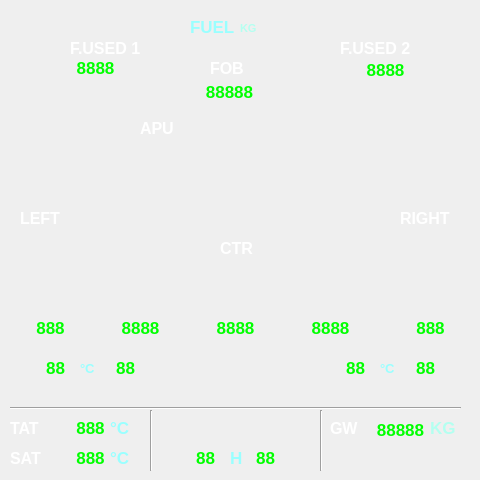
<?xml version="1.0" encoding="UTF-8"?>
<ui version="4.0">
 <class>FuelPage</class>
 <widget class="QWidget" name="FuelPage">
  <property name="geometry">
   <rect>
    <x>0</x>
    <y>0</y>
    <width>480</width>
    <height>480</height>
   </rect>
  </property>
  <property name="font">
   <font>
    <weight>75</weight>
    <bold>true</bold>
   </font>
  </property>
  <property name="windowTitle">
   <string>Form</string>
  </property>
  <widget class="QLabel" name="label">
   <property name="geometry">
    <rect>
     <x>190</x>
     <y>20</y>
     <width>59</width>
     <height>14</height>
    </rect>
   </property>
   <property name="palette">
    <palette>
     <active>
      <colorrole role="WindowText">
       <brush brushstyle="SolidPattern">
        <color alpha="255">
         <red>154</red>
         <green>255</green>
         <blue>255</blue>
        </color>
       </brush>
      </colorrole>
     </active>
     <inactive>
      <colorrole role="WindowText">
       <brush brushstyle="SolidPattern">
        <color alpha="255">
         <red>154</red>
         <green>255</green>
         <blue>255</blue>
        </color>
       </brush>
      </colorrole>
     </inactive>
     <disabled>
      <colorrole role="WindowText">
       <brush brushstyle="SolidPattern">
        <color alpha="255">
         <red>128</red>
         <green>128</green>
         <blue>128</blue>
        </color>
       </brush>
      </colorrole>
     </disabled>
    </palette>
   </property>
   <property name="font">
    <font>
     <pointsize>13</pointsize>
    </font>
   </property>
   <property name="text">
    <string>FUEL</string>
   </property>
  </widget>
  <widget class="QLabel" name="label_2">
   <property name="geometry">
    <rect>
     <x>240</x>
     <y>20</y>
     <width>31</width>
     <height>16</height>
    </rect>
   </property>
   <property name="palette">
    <palette>
     <active>
      <colorrole role="WindowText">
       <brush brushstyle="SolidPattern">
        <color alpha="255">
         <red>180</red>
         <green>255</green>
         <blue>240</blue>
        </color>
       </brush>
      </colorrole>
     </active>
     <inactive>
      <colorrole role="WindowText">
       <brush brushstyle="SolidPattern">
        <color alpha="255">
         <red>180</red>
         <green>255</green>
         <blue>240</blue>
        </color>
       </brush>
      </colorrole>
     </inactive>
     <disabled>
      <colorrole role="WindowText">
       <brush brushstyle="SolidPattern">
        <color alpha="255">
         <red>128</red>
         <green>128</green>
         <blue>128</blue>
        </color>
       </brush>
      </colorrole>
     </disabled>
    </palette>
   </property>
   <property name="font">
    <font>
     <pointsize>8</pointsize>
     <weight>75</weight>
     <bold>true</bold>
    </font>
   </property>
   <property name="text">
    <string>KG</string>
   </property>
  </widget>
  <widget class="QLabel" name="label_3">
   <property name="geometry">
    <rect>
     <x>70</x>
     <y>40</y>
     <width>81</width>
     <height>16</height>
    </rect>
   </property>
   <property name="palette">
    <palette>
     <active>
      <colorrole role="WindowText">
       <brush brushstyle="SolidPattern">
        <color alpha="255">
         <red>255</red>
         <green>255</green>
         <blue>255</blue>
        </color>
       </brush>
      </colorrole>
     </active>
     <inactive>
      <colorrole role="WindowText">
       <brush brushstyle="SolidPattern">
        <color alpha="255">
         <red>255</red>
         <green>255</green>
         <blue>255</blue>
        </color>
       </brush>
      </colorrole>
     </inactive>
     <disabled>
      <colorrole role="WindowText">
       <brush brushstyle="SolidPattern">
        <color alpha="255">
         <red>128</red>
         <green>128</green>
         <blue>128</blue>
        </color>
       </brush>
      </colorrole>
     </disabled>
    </palette>
   </property>
   <property name="font">
    <font>
     <pointsize>12</pointsize>
     <weight>75</weight>
     <bold>true</bold>
    </font>
   </property>
   <property name="text">
    <string>F.USED 1</string>
   </property>
  </widget>
  <widget class="QLabel" name="label_4">
   <property name="geometry">
    <rect>
     <x>340</x>
     <y>40</y>
     <width>81</width>
     <height>16</height>
    </rect>
   </property>
   <property name="palette">
    <palette>
     <active>
      <colorrole role="WindowText">
       <brush brushstyle="SolidPattern">
        <color alpha="255">
         <red>255</red>
         <green>255</green>
         <blue>255</blue>
        </color>
       </brush>
      </colorrole>
     </active>
     <inactive>
      <colorrole role="WindowText">
       <brush brushstyle="SolidPattern">
        <color alpha="255">
         <red>255</red>
         <green>255</green>
         <blue>255</blue>
        </color>
       </brush>
      </colorrole>
     </inactive>
     <disabled>
      <colorrole role="WindowText">
       <brush brushstyle="SolidPattern">
        <color alpha="255">
         <red>128</red>
         <green>128</green>
         <blue>128</blue>
        </color>
       </brush>
      </colorrole>
     </disabled>
    </palette>
   </property>
   <property name="font">
    <font>
     <pointsize>12</pointsize>
     <weight>75</weight>
     <bold>true</bold>
    </font>
   </property>
   <property name="text">
    <string>F.USED 2</string>
   </property>
  </widget>
  <widget class="QLabel" name="label_5">
   <property name="geometry">
    <rect>
     <x>20</x>
     <y>210</y>
     <width>41</width>
     <height>16</height>
    </rect>
   </property>
   <property name="palette">
    <palette>
     <active>
      <colorrole role="WindowText">
       <brush brushstyle="SolidPattern">
        <color alpha="255">
         <red>255</red>
         <green>255</green>
         <blue>255</blue>
        </color>
       </brush>
      </colorrole>
     </active>
     <inactive>
      <colorrole role="WindowText">
       <brush brushstyle="SolidPattern">
        <color alpha="255">
         <red>255</red>
         <green>255</green>
         <blue>255</blue>
        </color>
       </brush>
      </colorrole>
     </inactive>
     <disabled>
      <colorrole role="WindowText">
       <brush brushstyle="SolidPattern">
        <color alpha="255">
         <red>128</red>
         <green>128</green>
         <blue>128</blue>
        </color>
       </brush>
      </colorrole>
     </disabled>
    </palette>
   </property>
   <property name="font">
    <font>
     <pointsize>12</pointsize>
     <weight>75</weight>
     <bold>true</bold>
    </font>
   </property>
   <property name="text">
    <string>LEFT</string>
   </property>
  </widget>
  <widget class="QLabel" name="label_6">
   <property name="geometry">
    <rect>
     <x>220</x>
     <y>240</y>
     <width>41</width>
     <height>16</height>
    </rect>
   </property>
   <property name="palette">
    <palette>
     <active>
      <colorrole role="WindowText">
       <brush brushstyle="SolidPattern">
        <color alpha="255">
         <red>255</red>
         <green>255</green>
         <blue>255</blue>
        </color>
       </brush>
      </colorrole>
     </active>
     <inactive>
      <colorrole role="WindowText">
       <brush brushstyle="SolidPattern">
        <color alpha="255">
         <red>255</red>
         <green>255</green>
         <blue>255</blue>
        </color>
       </brush>
      </colorrole>
     </inactive>
     <disabled>
      <colorrole role="WindowText">
       <brush brushstyle="SolidPattern">
        <color alpha="255">
         <red>128</red>
         <green>128</green>
         <blue>128</blue>
        </color>
       </brush>
      </colorrole>
     </disabled>
    </palette>
   </property>
   <property name="font">
    <font>
     <pointsize>12</pointsize>
     <weight>75</weight>
     <bold>true</bold>
    </font>
   </property>
   <property name="text">
    <string>CTR</string>
   </property>
  </widget>
  <widget class="QLabel" name="label_7">
   <property name="geometry">
    <rect>
     <x>400</x>
     <y>210</y>
     <width>61</width>
     <height>16</height>
    </rect>
   </property>
   <property name="palette">
    <palette>
     <active>
      <colorrole role="WindowText">
       <brush brushstyle="SolidPattern">
        <color alpha="255">
         <red>255</red>
         <green>255</green>
         <blue>255</blue>
        </color>
       </brush>
      </colorrole>
     </active>
     <inactive>
      <colorrole role="WindowText">
       <brush brushstyle="SolidPattern">
        <color alpha="255">
         <red>255</red>
         <green>255</green>
         <blue>255</blue>
        </color>
       </brush>
      </colorrole>
     </inactive>
     <disabled>
      <colorrole role="WindowText">
       <brush brushstyle="SolidPattern">
        <color alpha="255">
         <red>128</red>
         <green>128</green>
         <blue>128</blue>
        </color>
       </brush>
      </colorrole>
     </disabled>
    </palette>
   </property>
   <property name="font">
    <font>
     <pointsize>12</pointsize>
     <weight>75</weight>
     <bold>true</bold>
    </font>
   </property>
   <property name="text">
    <string>RIGHT</string>
   </property>
  </widget>
  <widget class="QLabel" name="label_8">
   <property name="geometry">
    <rect>
     <x>140</x>
     <y>120</y>
     <width>41</width>
     <height>16</height>
    </rect>
   </property>
   <property name="palette">
    <palette>
     <active>
      <colorrole role="WindowText">
       <brush brushstyle="SolidPattern">
        <color alpha="255">
         <red>255</red>
         <green>255</green>
         <blue>255</blue>
        </color>
       </brush>
      </colorrole>
     </active>
     <inactive>
      <colorrole role="WindowText">
       <brush brushstyle="SolidPattern">
        <color alpha="255">
         <red>255</red>
         <green>255</green>
         <blue>255</blue>
        </color>
       </brush>
      </colorrole>
     </inactive>
     <disabled>
      <colorrole role="WindowText">
       <brush brushstyle="SolidPattern">
        <color alpha="255">
         <red>128</red>
         <green>128</green>
         <blue>128</blue>
        </color>
       </brush>
      </colorrole>
     </disabled>
    </palette>
   </property>
   <property name="font">
    <font>
     <pointsize>12</pointsize>
     <weight>75</weight>
     <bold>true</bold>
    </font>
   </property>
   <property name="text">
    <string>APU</string>
   </property>
  </widget>
  <widget class="QLabel" name="label_9">
   <property name="geometry">
    <rect>
     <x>210</x>
     <y>60</y>
     <width>41</width>
     <height>16</height>
    </rect>
   </property>
   <property name="palette">
    <palette>
     <active>
      <colorrole role="WindowText">
       <brush brushstyle="SolidPattern">
        <color alpha="255">
         <red>255</red>
         <green>255</green>
         <blue>255</blue>
        </color>
       </brush>
      </colorrole>
     </active>
     <inactive>
      <colorrole role="WindowText">
       <brush brushstyle="SolidPattern">
        <color alpha="255">
         <red>255</red>
         <green>255</green>
         <blue>255</blue>
        </color>
       </brush>
      </colorrole>
     </inactive>
     <disabled>
      <colorrole role="WindowText">
       <brush brushstyle="SolidPattern">
        <color alpha="255">
         <red>128</red>
         <green>128</green>
         <blue>128</blue>
        </color>
       </brush>
      </colorrole>
     </disabled>
    </palette>
   </property>
   <property name="font">
    <font>
     <pointsize>12</pointsize>
     <weight>75</weight>
     <bold>true</bold>
    </font>
   </property>
   <property name="text">
    <string>FOB</string>
   </property>
  </widget>
  <widget class="QLabel" name="label_10">
   <property name="geometry">
    <rect>
     <x>10</x>
     <y>420</y>
     <width>31</width>
     <height>16</height>
    </rect>
   </property>
   <property name="palette">
    <palette>
     <active>
      <colorrole role="WindowText">
       <brush brushstyle="SolidPattern">
        <color alpha="255">
         <red>255</red>
         <green>255</green>
         <blue>255</blue>
        </color>
       </brush>
      </colorrole>
     </active>
     <inactive>
      <colorrole role="WindowText">
       <brush brushstyle="SolidPattern">
        <color alpha="255">
         <red>255</red>
         <green>255</green>
         <blue>255</blue>
        </color>
       </brush>
      </colorrole>
     </inactive>
     <disabled>
      <colorrole role="WindowText">
       <brush brushstyle="SolidPattern">
        <color alpha="255">
         <red>128</red>
         <green>128</green>
         <blue>128</blue>
        </color>
       </brush>
      </colorrole>
     </disabled>
    </palette>
   </property>
   <property name="font">
    <font>
     <pointsize>12</pointsize>
     <weight>75</weight>
     <bold>true</bold>
    </font>
   </property>
   <property name="text">
    <string>TAT</string>
   </property>
  </widget>
  <widget class="Line" name="line">
   <property name="geometry">
    <rect>
     <x>10</x>
     <y>400</y>
     <width>451</width>
     <height>16</height>
    </rect>
   </property>
   <property name="orientation">
    <enum>Qt::Horizontal</enum>
   </property>
  </widget>
  <widget class="QLabel" name="label_11">
   <property name="geometry">
    <rect>
     <x>10</x>
     <y>450</y>
     <width>31</width>
     <height>16</height>
    </rect>
   </property>
   <property name="palette">
    <palette>
     <active>
      <colorrole role="WindowText">
       <brush brushstyle="SolidPattern">
        <color alpha="255">
         <red>255</red>
         <green>255</green>
         <blue>255</blue>
        </color>
       </brush>
      </colorrole>
     </active>
     <inactive>
      <colorrole role="WindowText">
       <brush brushstyle="SolidPattern">
        <color alpha="255">
         <red>255</red>
         <green>255</green>
         <blue>255</blue>
        </color>
       </brush>
      </colorrole>
     </inactive>
     <disabled>
      <colorrole role="WindowText">
       <brush brushstyle="SolidPattern">
        <color alpha="255">
         <red>128</red>
         <green>128</green>
         <blue>128</blue>
        </color>
       </brush>
      </colorrole>
     </disabled>
    </palette>
   </property>
   <property name="font">
    <font>
     <pointsize>12</pointsize>
     <weight>75</weight>
     <bold>true</bold>
    </font>
   </property>
   <property name="text">
    <string>SAT</string>
   </property>
  </widget>
  <widget class="Line" name="line_2">
   <property name="geometry">
    <rect>
     <x>150</x>
     <y>410</y>
     <width>3</width>
     <height>61</height>
    </rect>
   </property>
   <property name="orientation">
    <enum>Qt::Vertical</enum>
   </property>
  </widget>
  <widget class="Line" name="line_3">
   <property name="geometry">
    <rect>
     <x>320</x>
     <y>410</y>
     <width>3</width>
     <height>61</height>
    </rect>
   </property>
   <property name="orientation">
    <enum>Qt::Vertical</enum>
   </property>
  </widget>
  <widget class="QLabel" name="label_12">
   <property name="geometry">
    <rect>
     <x>110</x>
     <y>420</y>
     <width>31</width>
     <height>16</height>
    </rect>
   </property>
   <property name="palette">
    <palette>
     <active>
      <colorrole role="WindowText">
       <brush brushstyle="SolidPattern">
        <color alpha="255">
         <red>154</red>
         <green>255</green>
         <blue>255</blue>
        </color>
       </brush>
      </colorrole>
     </active>
     <inactive>
      <colorrole role="WindowText">
       <brush brushstyle="SolidPattern">
        <color alpha="255">
         <red>154</red>
         <green>255</green>
         <blue>255</blue>
        </color>
       </brush>
      </colorrole>
     </inactive>
     <disabled>
      <colorrole role="WindowText">
       <brush brushstyle="SolidPattern">
        <color alpha="255">
         <red>128</red>
         <green>128</green>
         <blue>128</blue>
        </color>
       </brush>
      </colorrole>
     </disabled>
    </palette>
   </property>
   <property name="font">
    <font>
     <pointsize>13</pointsize>
     <weight>75</weight>
     <bold>true</bold>
    </font>
   </property>
   <property name="text">
    <string>°C</string>
   </property>
  </widget>
  <widget class="QLabel" name="label_13">
   <property name="geometry">
    <rect>
     <x>110</x>
     <y>450</y>
     <width>31</width>
     <height>16</height>
    </rect>
   </property>
   <property name="palette">
    <palette>
     <active>
      <colorrole role="WindowText">
       <brush brushstyle="SolidPattern">
        <color alpha="255">
         <red>154</red>
         <green>255</green>
         <blue>255</blue>
        </color>
       </brush>
      </colorrole>
     </active>
     <inactive>
      <colorrole role="WindowText">
       <brush brushstyle="SolidPattern">
        <color alpha="255">
         <red>154</red>
         <green>255</green>
         <blue>255</blue>
        </color>
       </brush>
      </colorrole>
     </inactive>
     <disabled>
      <colorrole role="WindowText">
       <brush brushstyle="SolidPattern">
        <color alpha="255">
         <red>128</red>
         <green>128</green>
         <blue>128</blue>
        </color>
       </brush>
      </colorrole>
     </disabled>
    </palette>
   </property>
   <property name="font">
    <font>
     <pointsize>13</pointsize>
     <weight>75</weight>
     <bold>true</bold>
    </font>
   </property>
   <property name="text">
    <string>°C</string>
   </property>
  </widget>
  <widget class="QLabel" name="label_14">
   <property name="geometry">
    <rect>
     <x>80</x>
     <y>360</y>
     <width>31</width>
     <height>16</height>
    </rect>
   </property>
   <property name="palette">
    <palette>
     <active>
      <colorrole role="WindowText">
       <brush brushstyle="SolidPattern">
        <color alpha="255">
         <red>154</red>
         <green>255</green>
         <blue>255</blue>
        </color>
       </brush>
      </colorrole>
     </active>
     <inactive>
      <colorrole role="WindowText">
       <brush brushstyle="SolidPattern">
        <color alpha="255">
         <red>154</red>
         <green>255</green>
         <blue>255</blue>
        </color>
       </brush>
      </colorrole>
     </inactive>
     <disabled>
      <colorrole role="WindowText">
       <brush brushstyle="SolidPattern">
        <color alpha="255">
         <red>128</red>
         <green>128</green>
         <blue>128</blue>
        </color>
       </brush>
      </colorrole>
     </disabled>
    </palette>
   </property>
   <property name="font">
    <font>
     <pointsize>10</pointsize>
     <weight>75</weight>
     <bold>true</bold>
    </font>
   </property>
   <property name="text">
    <string>°C</string>
   </property>
  </widget>
  <widget class="QLabel" name="label_15">
   <property name="geometry">
    <rect>
     <x>380</x>
     <y>360</y>
     <width>31</width>
     <height>16</height>
    </rect>
   </property>
   <property name="palette">
    <palette>
     <active>
      <colorrole role="WindowText">
       <brush brushstyle="SolidPattern">
        <color alpha="255">
         <red>154</red>
         <green>255</green>
         <blue>255</blue>
        </color>
       </brush>
      </colorrole>
     </active>
     <inactive>
      <colorrole role="WindowText">
       <brush brushstyle="SolidPattern">
        <color alpha="255">
         <red>154</red>
         <green>255</green>
         <blue>255</blue>
        </color>
       </brush>
      </colorrole>
     </inactive>
     <disabled>
      <colorrole role="WindowText">
       <brush brushstyle="SolidPattern">
        <color alpha="255">
         <red>128</red>
         <green>128</green>
         <blue>128</blue>
        </color>
       </brush>
      </colorrole>
     </disabled>
    </palette>
   </property>
   <property name="font">
    <font>
     <pointsize>10</pointsize>
     <weight>75</weight>
     <bold>true</bold>
    </font>
   </property>
   <property name="text">
    <string>°C</string>
   </property>
  </widget>
  <widget class="QLabel" name="label_16">
   <property name="geometry">
    <rect>
     <x>230</x>
     <y>450</y>
     <width>31</width>
     <height>16</height>
    </rect>
   </property>
   <property name="palette">
    <palette>
     <active>
      <colorrole role="WindowText">
       <brush brushstyle="SolidPattern">
        <color alpha="255">
         <red>154</red>
         <green>255</green>
         <blue>255</blue>
        </color>
       </brush>
      </colorrole>
     </active>
     <inactive>
      <colorrole role="WindowText">
       <brush brushstyle="SolidPattern">
        <color alpha="255">
         <red>154</red>
         <green>255</green>
         <blue>255</blue>
        </color>
       </brush>
      </colorrole>
     </inactive>
     <disabled>
      <colorrole role="WindowText">
       <brush brushstyle="SolidPattern">
        <color alpha="255">
         <red>128</red>
         <green>128</green>
         <blue>128</blue>
        </color>
       </brush>
      </colorrole>
     </disabled>
    </palette>
   </property>
   <property name="font">
    <font>
     <pointsize>13</pointsize>
     <weight>75</weight>
     <bold>true</bold>
    </font>
   </property>
   <property name="text">
    <string>H</string>
   </property>
  </widget>
  <widget class="QLabel" name="label_17">
   <property name="geometry">
    <rect>
     <x>330</x>
     <y>420</y>
     <width>31</width>
     <height>16</height>
    </rect>
   </property>
   <property name="palette">
    <palette>
     <active>
      <colorrole role="WindowText">
       <brush brushstyle="SolidPattern">
        <color alpha="255">
         <red>255</red>
         <green>255</green>
         <blue>255</blue>
        </color>
       </brush>
      </colorrole>
     </active>
     <inactive>
      <colorrole role="WindowText">
       <brush brushstyle="SolidPattern">
        <color alpha="255">
         <red>255</red>
         <green>255</green>
         <blue>255</blue>
        </color>
       </brush>
      </colorrole>
     </inactive>
     <disabled>
      <colorrole role="WindowText">
       <brush brushstyle="SolidPattern">
        <color alpha="255">
         <red>128</red>
         <green>128</green>
         <blue>128</blue>
        </color>
       </brush>
      </colorrole>
     </disabled>
    </palette>
   </property>
   <property name="font">
    <font>
     <pointsize>12</pointsize>
     <weight>75</weight>
     <bold>true</bold>
    </font>
   </property>
   <property name="text">
    <string>GW</string>
   </property>
  </widget>
  <widget class="QLabel" name="label_18">
   <property name="geometry">
    <rect>
     <x>430</x>
     <y>420</y>
     <width>31</width>
     <height>16</height>
    </rect>
   </property>
   <property name="palette">
    <palette>
     <active>
      <colorrole role="WindowText">
       <brush brushstyle="SolidPattern">
        <color alpha="255">
         <red>180</red>
         <green>255</green>
         <blue>240</blue>
        </color>
       </brush>
      </colorrole>
     </active>
     <inactive>
      <colorrole role="WindowText">
       <brush brushstyle="SolidPattern">
        <color alpha="255">
         <red>180</red>
         <green>255</green>
         <blue>240</blue>
        </color>
       </brush>
      </colorrole>
     </inactive>
     <disabled>
      <colorrole role="WindowText">
       <brush brushstyle="SolidPattern">
        <color alpha="255">
         <red>128</red>
         <green>128</green>
         <blue>128</blue>
        </color>
       </brush>
      </colorrole>
     </disabled>
    </palette>
   </property>
   <property name="font">
    <font>
     <pointsize>13</pointsize>
     <weight>75</weight>
     <bold>true</bold>
    </font>
   </property>
   <property name="text">
    <string>KG</string>
   </property>
  </widget>
  <widget class="Valve" name="val_apu" native="true">
   <property name="geometry">
    <rect>
     <x>140</x>
     <y>140</y>
     <width>30</width>
     <height>30</height>
    </rect>
   </property>
   <property name="autoFillBackground">
    <bool>false</bool>
   </property>
  </widget>
  <widget class="Pump" name="pump_left_center" native="true">
   <property name="geometry">
    <rect>
     <x>120</x>
     <y>260</y>
     <width>30</width>
     <height>30</height>
    </rect>
   </property>
  </widget>
  <widget class="Valve" name="val_eng1" native="true">
   <property name="geometry">
    <rect>
     <x>80</x>
     <y>90</y>
     <width>30</width>
     <height>30</height>
    </rect>
   </property>
   <property name="autoFillBackground">
    <bool>false</bool>
   </property>
  </widget>
  <widget class="Valve" name="val_eng2" native="true">
   <property name="geometry">
    <rect>
     <x>370</x>
     <y>90</y>
     <width>30</width>
     <height>30</height>
    </rect>
   </property>
   <property name="autoFillBackground">
    <bool>false</bool>
   </property>
  </widget>
  <widget class="Pump" name="pump_left_left" native="true">
   <property name="geometry">
    <rect>
     <x>80</x>
     <y>260</y>
     <width>30</width>
     <height>30</height>
    </rect>
   </property>
  </widget>
  <widget class="Pump" name="pump_right_right" native="true">
   <property name="geometry">
    <rect>
     <x>370</x>
     <y>260</y>
     <width>30</width>
     <height>30</height>
    </rect>
   </property>
  </widget>
  <widget class="Pump" name="pump_right_center" native="true">
   <property name="geometry">
    <rect>
     <x>330</x>
     <y>260</y>
     <width>30</width>
     <height>30</height>
    </rect>
   </property>
  </widget>
  <widget class="Pump" name="pump_center_left" native="true">
   <property name="geometry">
    <rect>
     <x>190</x>
     <y>270</y>
     <width>30</width>
     <height>30</height>
    </rect>
   </property>
  </widget>
  <widget class="Pump" name="pump_center_right" native="true">
   <property name="geometry">
    <rect>
     <x>250</x>
     <y>270</y>
     <width>30</width>
     <height>30</height>
    </rect>
   </property>
  </widget>
  <widget class="Valve" name="val_xfeed" native="true">
   <property name="geometry">
    <rect>
     <x>220</x>
     <y>180</y>
     <width>30</width>
     <height>30</height>
    </rect>
   </property>
   <property name="autoFillBackground">
    <bool>false</bool>
   </property>
  </widget>
  <widget class="QLabel" name="disp_fob">
   <property name="geometry">
    <rect>
     <x>200</x>
     <y>85</y>
     <width>59</width>
     <height>14</height>
    </rect>
   </property>
   <property name="palette">
    <palette>
     <active>
      <colorrole role="WindowText">
       <brush brushstyle="SolidPattern">
        <color alpha="255">
         <red>0</red>
         <green>255</green>
         <blue>0</blue>
        </color>
       </brush>
      </colorrole>
     </active>
     <inactive>
      <colorrole role="WindowText">
       <brush brushstyle="SolidPattern">
        <color alpha="255">
         <red>0</red>
         <green>255</green>
         <blue>0</blue>
        </color>
       </brush>
      </colorrole>
     </inactive>
     <disabled>
      <colorrole role="WindowText">
       <brush brushstyle="SolidPattern">
        <color alpha="255">
         <red>128</red>
         <green>128</green>
         <blue>128</blue>
        </color>
       </brush>
      </colorrole>
     </disabled>
    </palette>
   </property>
   <property name="font">
    <font>
     <pointsize>13</pointsize>
    </font>
   </property>
   <property name="text">
    <string notr="true">88888</string>
   </property>
   <property name="alignment">
    <set>Qt::AlignCenter</set>
   </property>
  </widget>
  <widget class="QLabel" name="disp_ll">
   <property name="geometry">
    <rect>
     <x>30</x>
     <y>320</y>
     <width>41</width>
     <height>16</height>
    </rect>
   </property>
   <property name="palette">
    <palette>
     <active>
      <colorrole role="WindowText">
       <brush brushstyle="SolidPattern">
        <color alpha="255">
         <red>0</red>
         <green>255</green>
         <blue>0</blue>
        </color>
       </brush>
      </colorrole>
     </active>
     <inactive>
      <colorrole role="WindowText">
       <brush brushstyle="SolidPattern">
        <color alpha="255">
         <red>0</red>
         <green>255</green>
         <blue>0</blue>
        </color>
       </brush>
      </colorrole>
     </inactive>
     <disabled>
      <colorrole role="WindowText">
       <brush brushstyle="SolidPattern">
        <color alpha="255">
         <red>128</red>
         <green>128</green>
         <blue>128</blue>
        </color>
       </brush>
      </colorrole>
     </disabled>
    </palette>
   </property>
   <property name="font">
    <font>
     <pointsize>13</pointsize>
    </font>
   </property>
   <property name="text">
    <string notr="true">888</string>
   </property>
   <property name="alignment">
    <set>Qt::AlignCenter</set>
   </property>
  </widget>
  <widget class="QLabel" name="disp_rr">
   <property name="geometry">
    <rect>
     <x>410</x>
     <y>320</y>
     <width>41</width>
     <height>16</height>
    </rect>
   </property>
   <property name="palette">
    <palette>
     <active>
      <colorrole role="WindowText">
       <brush brushstyle="SolidPattern">
        <color alpha="255">
         <red>0</red>
         <green>255</green>
         <blue>0</blue>
        </color>
       </brush>
      </colorrole>
     </active>
     <inactive>
      <colorrole role="WindowText">
       <brush brushstyle="SolidPattern">
        <color alpha="255">
         <red>0</red>
         <green>255</green>
         <blue>0</blue>
        </color>
       </brush>
      </colorrole>
     </inactive>
     <disabled>
      <colorrole role="WindowText">
       <brush brushstyle="SolidPattern">
        <color alpha="255">
         <red>128</red>
         <green>128</green>
         <blue>128</blue>
        </color>
       </brush>
      </colorrole>
     </disabled>
    </palette>
   </property>
   <property name="font">
    <font>
     <pointsize>13</pointsize>
    </font>
   </property>
   <property name="text">
    <string notr="true">888</string>
   </property>
   <property name="alignment">
    <set>Qt::AlignCenter</set>
   </property>
  </widget>
  <widget class="QLabel" name="disp_cc">
   <property name="geometry">
    <rect>
     <x>210</x>
     <y>320</y>
     <width>51</width>
     <height>16</height>
    </rect>
   </property>
   <property name="palette">
    <palette>
     <active>
      <colorrole role="WindowText">
       <brush brushstyle="SolidPattern">
        <color alpha="255">
         <red>0</red>
         <green>255</green>
         <blue>0</blue>
        </color>
       </brush>
      </colorrole>
     </active>
     <inactive>
      <colorrole role="WindowText">
       <brush brushstyle="SolidPattern">
        <color alpha="255">
         <red>0</red>
         <green>255</green>
         <blue>0</blue>
        </color>
       </brush>
      </colorrole>
     </inactive>
     <disabled>
      <colorrole role="WindowText">
       <brush brushstyle="SolidPattern">
        <color alpha="255">
         <red>128</red>
         <green>128</green>
         <blue>128</blue>
        </color>
       </brush>
      </colorrole>
     </disabled>
    </palette>
   </property>
   <property name="font">
    <font>
     <pointsize>13</pointsize>
    </font>
   </property>
   <property name="text">
    <string notr="true">8888</string>
   </property>
   <property name="alignment">
    <set>Qt::AlignCenter</set>
   </property>
  </widget>
  <widget class="QLabel" name="disp_cr">
   <property name="geometry">
    <rect>
     <x>305</x>
     <y>320</y>
     <width>51</width>
     <height>16</height>
    </rect>
   </property>
   <property name="palette">
    <palette>
     <active>
      <colorrole role="WindowText">
       <brush brushstyle="SolidPattern">
        <color alpha="255">
         <red>0</red>
         <green>255</green>
         <blue>0</blue>
        </color>
       </brush>
      </colorrole>
     </active>
     <inactive>
      <colorrole role="WindowText">
       <brush brushstyle="SolidPattern">
        <color alpha="255">
         <red>0</red>
         <green>255</green>
         <blue>0</blue>
        </color>
       </brush>
      </colorrole>
     </inactive>
     <disabled>
      <colorrole role="WindowText">
       <brush brushstyle="SolidPattern">
        <color alpha="255">
         <red>128</red>
         <green>128</green>
         <blue>128</blue>
        </color>
       </brush>
      </colorrole>
     </disabled>
    </palette>
   </property>
   <property name="font">
    <font>
     <pointsize>13</pointsize>
    </font>
   </property>
   <property name="text">
    <string notr="true">8888</string>
   </property>
   <property name="alignment">
    <set>Qt::AlignCenter</set>
   </property>
  </widget>
  <widget class="QLabel" name="disp_cl">
   <property name="geometry">
    <rect>
     <x>115</x>
     <y>320</y>
     <width>51</width>
     <height>16</height>
    </rect>
   </property>
   <property name="palette">
    <palette>
     <active>
      <colorrole role="WindowText">
       <brush brushstyle="SolidPattern">
        <color alpha="255">
         <red>0</red>
         <green>255</green>
         <blue>0</blue>
        </color>
       </brush>
      </colorrole>
     </active>
     <inactive>
      <colorrole role="WindowText">
       <brush brushstyle="SolidPattern">
        <color alpha="255">
         <red>0</red>
         <green>255</green>
         <blue>0</blue>
        </color>
       </brush>
      </colorrole>
     </inactive>
     <disabled>
      <colorrole role="WindowText">
       <brush brushstyle="SolidPattern">
        <color alpha="255">
         <red>128</red>
         <green>128</green>
         <blue>128</blue>
        </color>
       </brush>
      </colorrole>
     </disabled>
    </palette>
   </property>
   <property name="font">
    <font>
     <pointsize>13</pointsize>
    </font>
   </property>
   <property name="text">
    <string notr="true">8888</string>
   </property>
   <property name="alignment">
    <set>Qt::AlignCenter</set>
   </property>
  </widget>
  <widget class="QLabel" name="disp_tat">
   <property name="geometry">
    <rect>
     <x>70</x>
     <y>420</y>
     <width>41</width>
     <height>16</height>
    </rect>
   </property>
   <property name="palette">
    <palette>
     <active>
      <colorrole role="WindowText">
       <brush brushstyle="SolidPattern">
        <color alpha="255">
         <red>0</red>
         <green>255</green>
         <blue>0</blue>
        </color>
       </brush>
      </colorrole>
     </active>
     <inactive>
      <colorrole role="WindowText">
       <brush brushstyle="SolidPattern">
        <color alpha="255">
         <red>0</red>
         <green>255</green>
         <blue>0</blue>
        </color>
       </brush>
      </colorrole>
     </inactive>
     <disabled>
      <colorrole role="WindowText">
       <brush brushstyle="SolidPattern">
        <color alpha="255">
         <red>128</red>
         <green>128</green>
         <blue>128</blue>
        </color>
       </brush>
      </colorrole>
     </disabled>
    </palette>
   </property>
   <property name="font">
    <font>
     <pointsize>13</pointsize>
    </font>
   </property>
   <property name="text">
    <string notr="true">888</string>
   </property>
   <property name="alignment">
    <set>Qt::AlignCenter</set>
   </property>
  </widget>
  <widget class="QLabel" name="disp_sat">
   <property name="geometry">
    <rect>
     <x>70</x>
     <y>450</y>
     <width>41</width>
     <height>16</height>
    </rect>
   </property>
   <property name="palette">
    <palette>
     <active>
      <colorrole role="WindowText">
       <brush brushstyle="SolidPattern">
        <color alpha="255">
         <red>0</red>
         <green>255</green>
         <blue>0</blue>
        </color>
       </brush>
      </colorrole>
     </active>
     <inactive>
      <colorrole role="WindowText">
       <brush brushstyle="SolidPattern">
        <color alpha="255">
         <red>0</red>
         <green>255</green>
         <blue>0</blue>
        </color>
       </brush>
      </colorrole>
     </inactive>
     <disabled>
      <colorrole role="WindowText">
       <brush brushstyle="SolidPattern">
        <color alpha="255">
         <red>128</red>
         <green>128</green>
         <blue>128</blue>
        </color>
       </brush>
      </colorrole>
     </disabled>
    </palette>
   </property>
   <property name="font">
    <font>
     <pointsize>13</pointsize>
    </font>
   </property>
   <property name="text">
    <string notr="true">888</string>
   </property>
   <property name="alignment">
    <set>Qt::AlignCenter</set>
   </property>
  </widget>
  <widget class="QLabel" name="disp_hh">
   <property name="geometry">
    <rect>
     <x>190</x>
     <y>450</y>
     <width>31</width>
     <height>16</height>
    </rect>
   </property>
   <property name="palette">
    <palette>
     <active>
      <colorrole role="WindowText">
       <brush brushstyle="SolidPattern">
        <color alpha="255">
         <red>0</red>
         <green>255</green>
         <blue>0</blue>
        </color>
       </brush>
      </colorrole>
     </active>
     <inactive>
      <colorrole role="WindowText">
       <brush brushstyle="SolidPattern">
        <color alpha="255">
         <red>0</red>
         <green>255</green>
         <blue>0</blue>
        </color>
       </brush>
      </colorrole>
     </inactive>
     <disabled>
      <colorrole role="WindowText">
       <brush brushstyle="SolidPattern">
        <color alpha="255">
         <red>128</red>
         <green>128</green>
         <blue>128</blue>
        </color>
       </brush>
      </colorrole>
     </disabled>
    </palette>
   </property>
   <property name="font">
    <font>
     <pointsize>13</pointsize>
    </font>
   </property>
   <property name="text">
    <string notr="true">88</string>
   </property>
   <property name="alignment">
    <set>Qt::AlignCenter</set>
   </property>
  </widget>
  <widget class="QLabel" name="disp_mm">
   <property name="geometry">
    <rect>
     <x>250</x>
     <y>450</y>
     <width>31</width>
     <height>16</height>
    </rect>
   </property>
   <property name="palette">
    <palette>
     <active>
      <colorrole role="WindowText">
       <brush brushstyle="SolidPattern">
        <color alpha="255">
         <red>0</red>
         <green>255</green>
         <blue>0</blue>
        </color>
       </brush>
      </colorrole>
     </active>
     <inactive>
      <colorrole role="WindowText">
       <brush brushstyle="SolidPattern">
        <color alpha="255">
         <red>0</red>
         <green>255</green>
         <blue>0</blue>
        </color>
       </brush>
      </colorrole>
     </inactive>
     <disabled>
      <colorrole role="WindowText">
       <brush brushstyle="SolidPattern">
        <color alpha="255">
         <red>128</red>
         <green>128</green>
         <blue>128</blue>
        </color>
       </brush>
      </colorrole>
     </disabled>
    </palette>
   </property>
   <property name="font">
    <font>
     <pointsize>13</pointsize>
    </font>
   </property>
   <property name="text">
    <string notr="true">88</string>
   </property>
   <property name="alignment">
    <set>Qt::AlignCenter</set>
   </property>
  </widget>
  <widget class="QLabel" name="disp_gw">
   <property name="geometry">
    <rect>
     <x>370</x>
     <y>420</y>
     <width>61</width>
     <height>20</height>
    </rect>
   </property>
   <property name="palette">
    <palette>
     <active>
      <colorrole role="WindowText">
       <brush brushstyle="SolidPattern">
        <color alpha="255">
         <red>0</red>
         <green>255</green>
         <blue>0</blue>
        </color>
       </brush>
      </colorrole>
     </active>
     <inactive>
      <colorrole role="WindowText">
       <brush brushstyle="SolidPattern">
        <color alpha="255">
         <red>0</red>
         <green>255</green>
         <blue>0</blue>
        </color>
       </brush>
      </colorrole>
     </inactive>
     <disabled>
      <colorrole role="WindowText">
       <brush brushstyle="SolidPattern">
        <color alpha="255">
         <red>128</red>
         <green>128</green>
         <blue>128</blue>
        </color>
       </brush>
      </colorrole>
     </disabled>
    </palette>
   </property>
   <property name="font">
    <font>
     <pointsize>13</pointsize>
    </font>
   </property>
   <property name="text">
    <string notr="true">88888</string>
   </property>
   <property name="alignment">
    <set>Qt::AlignCenter</set>
   </property>
  </widget>
  <widget class="QLabel" name="disp_temp_ll">
   <property name="geometry">
    <rect>
     <x>40</x>
     <y>360</y>
     <width>31</width>
     <height>16</height>
    </rect>
   </property>
   <property name="palette">
    <palette>
     <active>
      <colorrole role="WindowText">
       <brush brushstyle="SolidPattern">
        <color alpha="255">
         <red>0</red>
         <green>255</green>
         <blue>0</blue>
        </color>
       </brush>
      </colorrole>
     </active>
     <inactive>
      <colorrole role="WindowText">
       <brush brushstyle="SolidPattern">
        <color alpha="255">
         <red>0</red>
         <green>255</green>
         <blue>0</blue>
        </color>
       </brush>
      </colorrole>
     </inactive>
     <disabled>
      <colorrole role="WindowText">
       <brush brushstyle="SolidPattern">
        <color alpha="255">
         <red>128</red>
         <green>128</green>
         <blue>128</blue>
        </color>
       </brush>
      </colorrole>
     </disabled>
    </palette>
   </property>
   <property name="font">
    <font>
     <pointsize>13</pointsize>
    </font>
   </property>
   <property name="text">
    <string notr="true">88</string>
   </property>
   <property name="alignment">
    <set>Qt::AlignCenter</set>
   </property>
  </widget>
  <widget class="QLabel" name="disp_temp_rr">
   <property name="geometry">
    <rect>
     <x>410</x>
     <y>360</y>
     <width>31</width>
     <height>16</height>
    </rect>
   </property>
   <property name="palette">
    <palette>
     <active>
      <colorrole role="WindowText">
       <brush brushstyle="SolidPattern">
        <color alpha="255">
         <red>0</red>
         <green>255</green>
         <blue>0</blue>
        </color>
       </brush>
      </colorrole>
     </active>
     <inactive>
      <colorrole role="WindowText">
       <brush brushstyle="SolidPattern">
        <color alpha="255">
         <red>0</red>
         <green>255</green>
         <blue>0</blue>
        </color>
       </brush>
      </colorrole>
     </inactive>
     <disabled>
      <colorrole role="WindowText">
       <brush brushstyle="SolidPattern">
        <color alpha="255">
         <red>128</red>
         <green>128</green>
         <blue>128</blue>
        </color>
       </brush>
      </colorrole>
     </disabled>
    </palette>
   </property>
   <property name="font">
    <font>
     <pointsize>13</pointsize>
    </font>
   </property>
   <property name="text">
    <string notr="true">88</string>
   </property>
   <property name="alignment">
    <set>Qt::AlignCenter</set>
   </property>
  </widget>
  <widget class="QLabel" name="disp_temp_cr">
   <property name="geometry">
    <rect>
     <x>340</x>
     <y>360</y>
     <width>31</width>
     <height>16</height>
    </rect>
   </property>
   <property name="palette">
    <palette>
     <active>
      <colorrole role="WindowText">
       <brush brushstyle="SolidPattern">
        <color alpha="255">
         <red>0</red>
         <green>255</green>
         <blue>0</blue>
        </color>
       </brush>
      </colorrole>
     </active>
     <inactive>
      <colorrole role="WindowText">
       <brush brushstyle="SolidPattern">
        <color alpha="255">
         <red>0</red>
         <green>255</green>
         <blue>0</blue>
        </color>
       </brush>
      </colorrole>
     </inactive>
     <disabled>
      <colorrole role="WindowText">
       <brush brushstyle="SolidPattern">
        <color alpha="255">
         <red>128</red>
         <green>128</green>
         <blue>128</blue>
        </color>
       </brush>
      </colorrole>
     </disabled>
    </palette>
   </property>
   <property name="font">
    <font>
     <pointsize>13</pointsize>
    </font>
   </property>
   <property name="text">
    <string notr="true">88</string>
   </property>
   <property name="alignment">
    <set>Qt::AlignCenter</set>
   </property>
  </widget>
  <widget class="QLabel" name="disp_temp_cl">
   <property name="geometry">
    <rect>
     <x>110</x>
     <y>360</y>
     <width>31</width>
     <height>16</height>
    </rect>
   </property>
   <property name="palette">
    <palette>
     <active>
      <colorrole role="WindowText">
       <brush brushstyle="SolidPattern">
        <color alpha="255">
         <red>0</red>
         <green>255</green>
         <blue>0</blue>
        </color>
       </brush>
      </colorrole>
     </active>
     <inactive>
      <colorrole role="WindowText">
       <brush brushstyle="SolidPattern">
        <color alpha="255">
         <red>0</red>
         <green>255</green>
         <blue>0</blue>
        </color>
       </brush>
      </colorrole>
     </inactive>
     <disabled>
      <colorrole role="WindowText">
       <brush brushstyle="SolidPattern">
        <color alpha="255">
         <red>128</red>
         <green>128</green>
         <blue>128</blue>
        </color>
       </brush>
      </colorrole>
     </disabled>
    </palette>
   </property>
   <property name="font">
    <font>
     <pointsize>13</pointsize>
    </font>
   </property>
   <property name="text">
    <string notr="true">88</string>
   </property>
   <property name="alignment">
    <set>Qt::AlignCenter</set>
   </property>
  </widget>
  <widget class="QLabel" name="disp_ff_eng1">
   <property name="geometry">
    <rect>
     <x>70</x>
     <y>60</y>
     <width>51</width>
     <height>16</height>
    </rect>
   </property>
   <property name="palette">
    <palette>
     <active>
      <colorrole role="WindowText">
       <brush brushstyle="SolidPattern">
        <color alpha="255">
         <red>0</red>
         <green>255</green>
         <blue>0</blue>
        </color>
       </brush>
      </colorrole>
     </active>
     <inactive>
      <colorrole role="WindowText">
       <brush brushstyle="SolidPattern">
        <color alpha="255">
         <red>0</red>
         <green>255</green>
         <blue>0</blue>
        </color>
       </brush>
      </colorrole>
     </inactive>
     <disabled>
      <colorrole role="WindowText">
       <brush brushstyle="SolidPattern">
        <color alpha="255">
         <red>128</red>
         <green>128</green>
         <blue>128</blue>
        </color>
       </brush>
      </colorrole>
     </disabled>
    </palette>
   </property>
   <property name="font">
    <font>
     <pointsize>13</pointsize>
    </font>
   </property>
   <property name="text">
    <string notr="true">8888</string>
   </property>
   <property name="alignment">
    <set>Qt::AlignCenter</set>
   </property>
  </widget>
  <widget class="QLabel" name="disp_ff_eng2">
   <property name="geometry">
    <rect>
     <x>360</x>
     <y>60</y>
     <width>51</width>
     <height>20</height>
    </rect>
   </property>
   <property name="palette">
    <palette>
     <active>
      <colorrole role="WindowText">
       <brush brushstyle="SolidPattern">
        <color alpha="255">
         <red>0</red>
         <green>255</green>
         <blue>0</blue>
        </color>
       </brush>
      </colorrole>
     </active>
     <inactive>
      <colorrole role="WindowText">
       <brush brushstyle="SolidPattern">
        <color alpha="255">
         <red>0</red>
         <green>255</green>
         <blue>0</blue>
        </color>
       </brush>
      </colorrole>
     </inactive>
     <disabled>
      <colorrole role="WindowText">
       <brush brushstyle="SolidPattern">
        <color alpha="255">
         <red>128</red>
         <green>128</green>
         <blue>128</blue>
        </color>
       </brush>
      </colorrole>
     </disabled>
    </palette>
   </property>
   <property name="font">
    <font>
     <pointsize>13</pointsize>
    </font>
   </property>
   <property name="text">
    <string notr="true">8888</string>
   </property>
   <property name="alignment">
    <set>Qt::AlignCenter</set>
   </property>
  </widget>
 </widget>
 <customwidgets>
  <customwidget>
   <class>Valve</class>
   <extends>QWidget</extends>
   <header>widgets/valve.h</header>
   <container>1</container>
  </customwidget>
  <customwidget>
   <class>Pump</class>
   <extends>QWidget</extends>
   <header>widgets/pump.h</header>
   <container>1</container>
  </customwidget>
 </customwidgets>
 <resources/>
 <connections/>
</ui>
